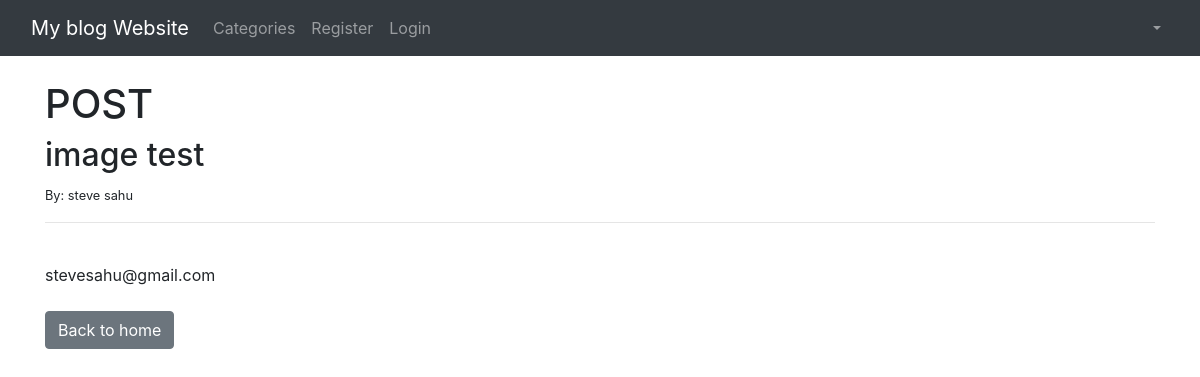
The page /author/14 on the database its author committed.
### theblog/models.py (models this page shows, shortened)
class Post(models.Model):
    title=models.CharField(max_length=255)
    header_image=models.ImageField(null=True, blank=True, upload_to="images/")
    title_tag=models.CharField(max_length=255)
    author=models.ForeignKey(User,on_delete=models.CASCADE)
    category=models.CharField(max_length=255,default='uncategorized')
    body=RichTextField(blank=True, null=True)
    post_date=models.DateField(auto_now_add=True)
    likes=models.ManyToManyField(User, related_name='blog_posts')
    snippet=models.CharField(max_length=255)

### theblog/views.py (the view)
# urls.py: path('author/<int:pk>', ProfileView.as_view(), name='Auth_detail'),
class ProfileView(DetailView):
    model = Post
    template_name='auth_details.html'

### theblog/templates/auth_details.html
{% extends 'base.html' %}
{% block content  %}
<h1>POST</h1>
<h2>{{ post.title }}</h2>
<small>By: {{ post.author.first_name }} {{ post.author.last_name  }}</small><br/>
<hr>
<br/>
{{post.author.email}}
<br/><br/>
<a href="{% url 'home'  %}" class="btn btn-secondary">Back to home</a>
{% endblock %}

### rows shown on the page
Post: title "image test", author.first_name "steve", author.last_name "sahu", author.email "stevesahu@gmail.com"
